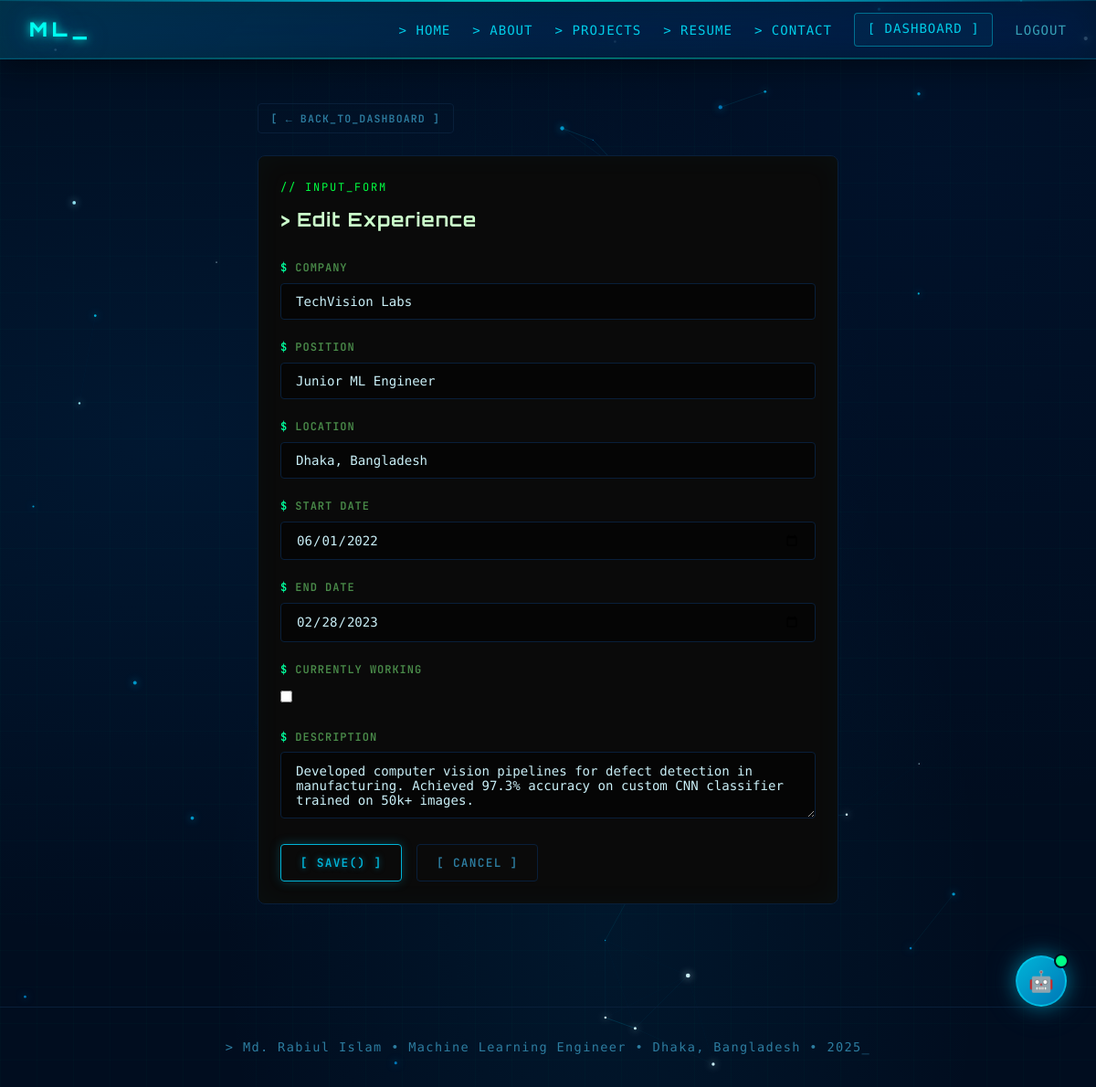
Page /dashboard/experience/4/edit/ (signed in) on the committed database.
### Portfolio/models.py (models this page shows, shortened)
class Experience(models.Model):
    profile = models.ForeignKey(Profile, on_delete=models.CASCADE, related_name='experiences')
    company = models.CharField(max_length=200)
    position = models.CharField(max_length=200)
    location = models.CharField(max_length=200, blank=True)
    start_date = models.DateField()
    end_date = models.DateField(null=True, blank=True)
    currently_working = models.BooleanField(default=False)
    description = models.TextField(blank=True)
    class Meta:
        ordering = ['-start_date']

### Portfolio/views.py (the view)
# urls.py: path('dashboard/experience/<int:pk>/edit/', views.edit_experience, name='edit_experience'),
@login_required
def edit_experience(request, pk):
    profile = get_or_create_profile(request.user)
    exp = get_object_or_404(Experience, pk=pk, profile=profile)
    if request.method == 'POST':
        form = ExperienceForm(request.POST, instance=exp)
        if form.is_valid():
            form.save(); messages.success(request, 'Experience updated!')
            return redirect('/dashboard/')
    else:
        form = ExperienceForm(instance=exp)
    return render(request, 'portfolio/form_page.html', {'form': form, 'title': 'Edit Experience'})

### Portfolio/forms.py
class ExperienceForm(forms.ModelForm):
    class Meta:
        model = Experience
        exclude = ['profile']
        widgets = {
            'company': forms.TextInput(attrs={'class': 'form-control'}),
            'position': forms.TextInput(attrs={'class': 'form-control'}),
            'location': forms.TextInput(attrs={'class': 'form-control'}),
            'start_date': forms.DateInput(attrs={'class': 'form-control', 'type': 'date'}),
            'end_date': forms.DateInput(attrs={'class': 'form-control', 'type': 'date'}),
            'description': forms.Textarea(attrs={'class': 'form-control', 'rows': 3}),
        }

### Portfolio/views.py (called while the page is built)
def get_or_create_profile(user):
    profile, _ = Profile.objects.get_or_create(user=user, defaults={'full_name': user.username, 'email': user.email})
    return profile

### templates/portfolio/form_page.html (shortened to what this page needs)
{% extends 'portfolio/base.html' %}
{% block content %}
<div class="page-wrap">
  <a href="{% url 'dashboard' %}" class="btn btn-outline btn-sm" style="margin-bottom:1.5rem;">[ ← back_to_dashboard ]</a>
  <div class="card">
    <p style="color:#00ff41;font-size:.75rem;letter-spacing:.15em;margin-bottom:.5rem;">// INPUT_FORM</p>
    <h2 style="font-size:1.3rem;font-weight:700;color:#ccffcc;margin-bottom:1.5rem;">&gt; {{ title }}</h2>
    <form method="post" enctype="multipart/form-data">
      {% for field in form %}
      <div class="form-group">
        <label class="form-label" style="color:#4a8c4a;letter-spacing:.08em;">{{ field.label|upper }}</label>
        {{ field }}
      </div>
      {% endfor %}
      <div style="display:flex;gap:1rem;margin-top:1rem;">
        <button type="submit" class="btn btn-primary">[ save() ]</button>
        <a href="{% url 'dashboard' %}" class="btn btn-outline">[ cancel ]</a>
      </div>
    </form>
  </div>
</div>
{% endblock %}

### templates/portfolio/base.html (style rules this page uses)
body { background: #010d1f !important; background-image: radial-gradient(ellipse at 15% 40%, rgba(0,100,180,0.12) 0%, transparent 55%), radial-gradient(ellipse at 85% 15%, rgba(0,60,140,0.10) 0%, transparent 50%), radial-gradient(ellipse at 55% 85%, rgba(0,140,200,0.08) 0%, transparent 45%) !important; background-size: 100% 100%, 100% 100%, 100% 100% !important; }

### rows in the picture
Experience: form "TechVision Labs" "Junior ML Engineer" "Dhaka, Bangladesh" "06/01/2022" "02/28/2023" "Developed computer vision pipelines for defect detection in manufacturing. Achieved 97.3% accuracy on custom CNN classifier trained on 50k+ images."

### other values in the picture
{{ title }} "Edit Experience"
{{ field.label|upper }} "COMPANY" "POSITION" "LOCATION" "START DATE" "END DATE" "CURRENTLY WORKING" "DESCRIPTION"
